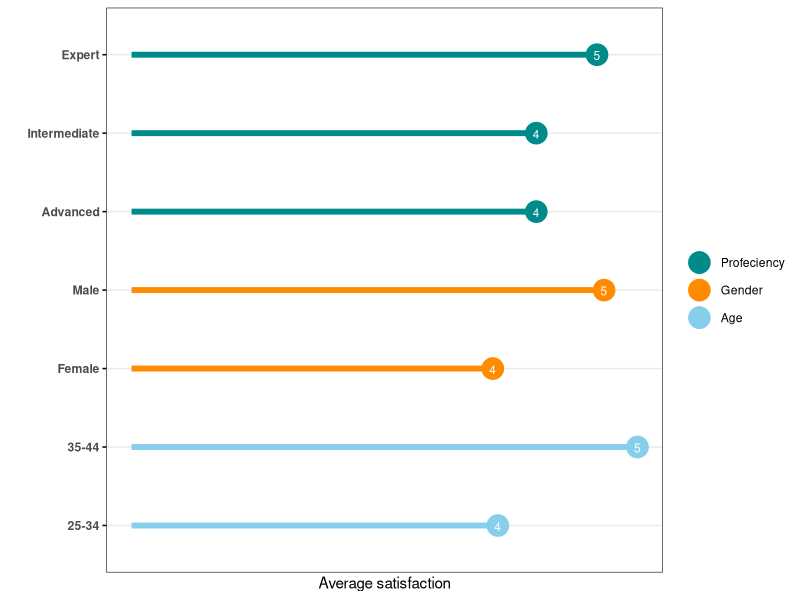
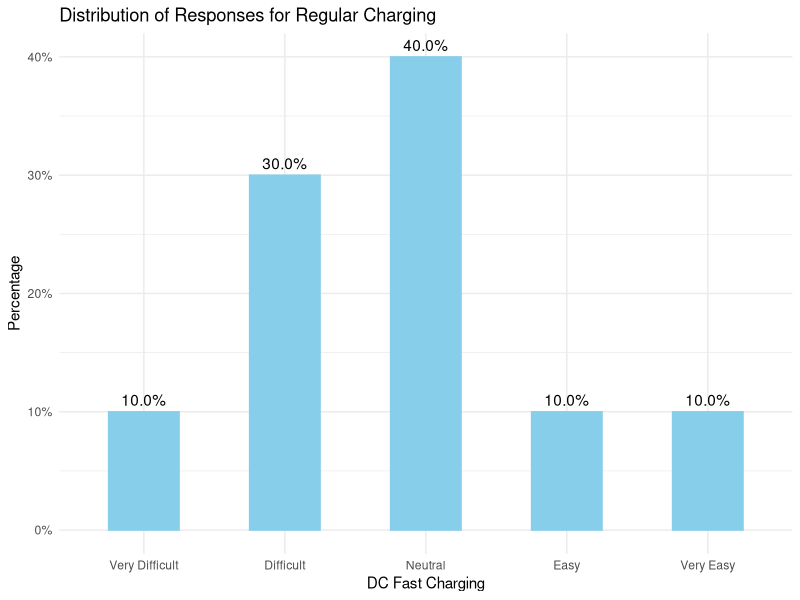
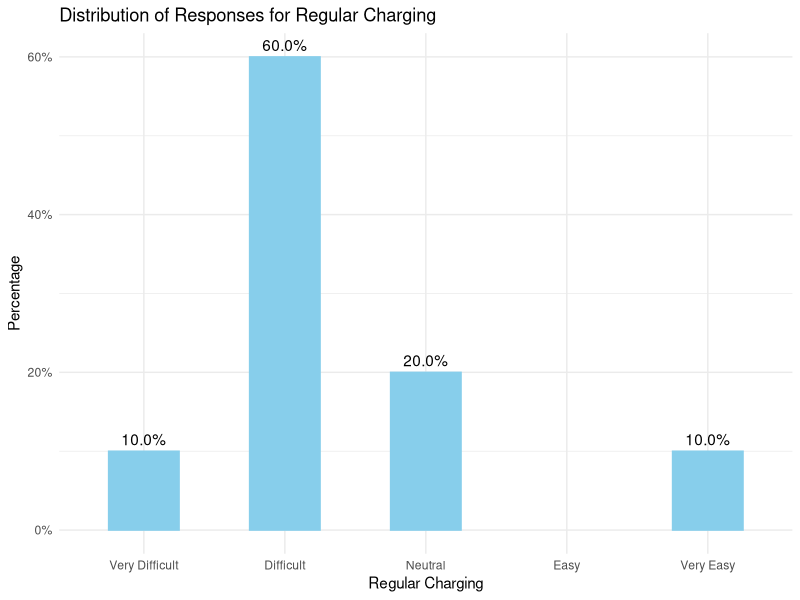
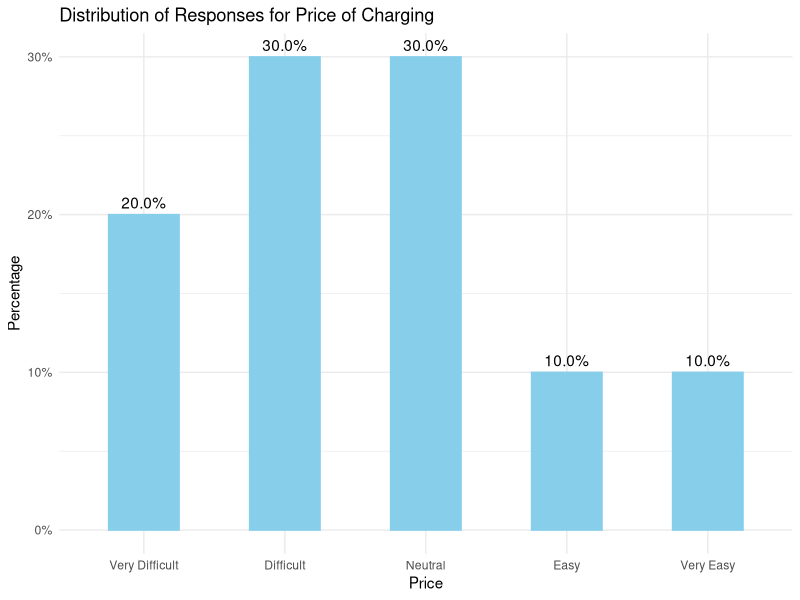
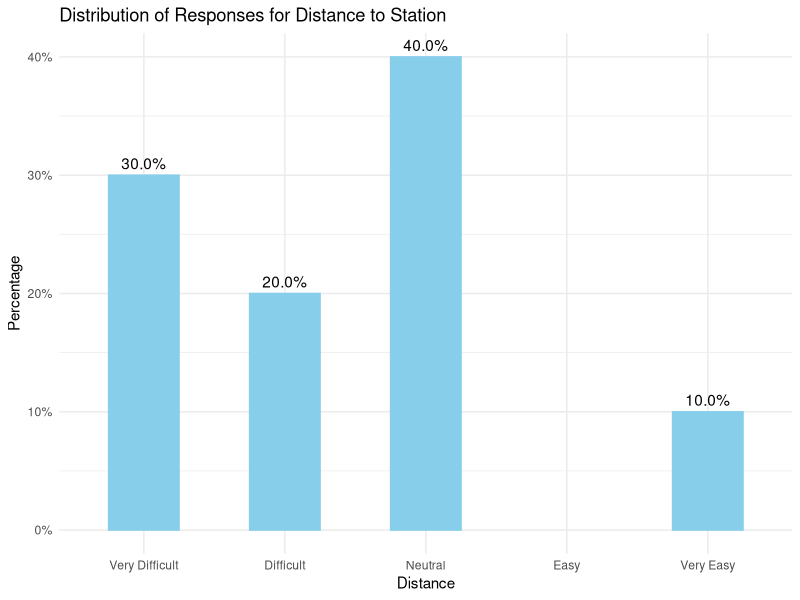
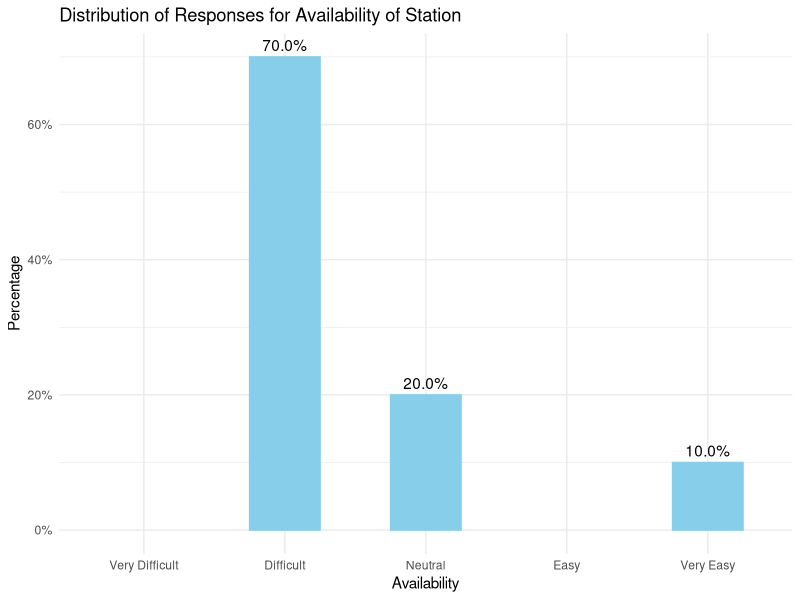
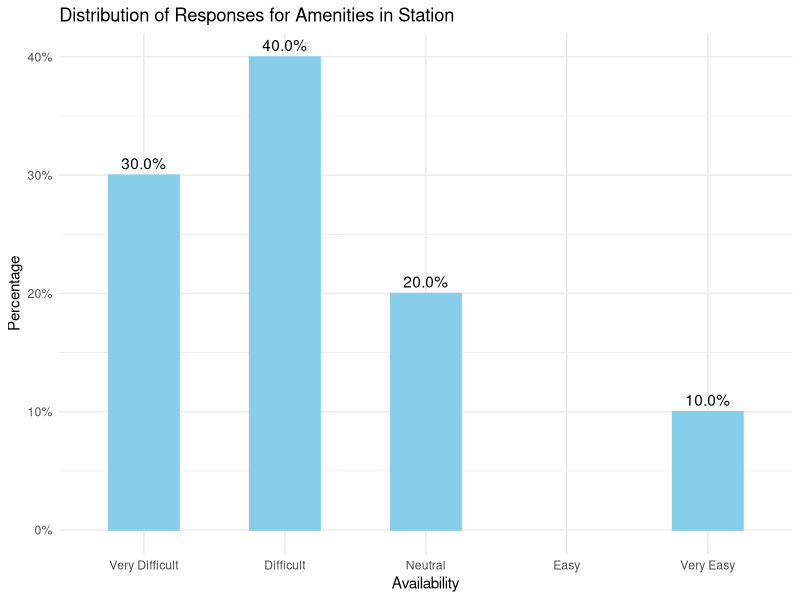
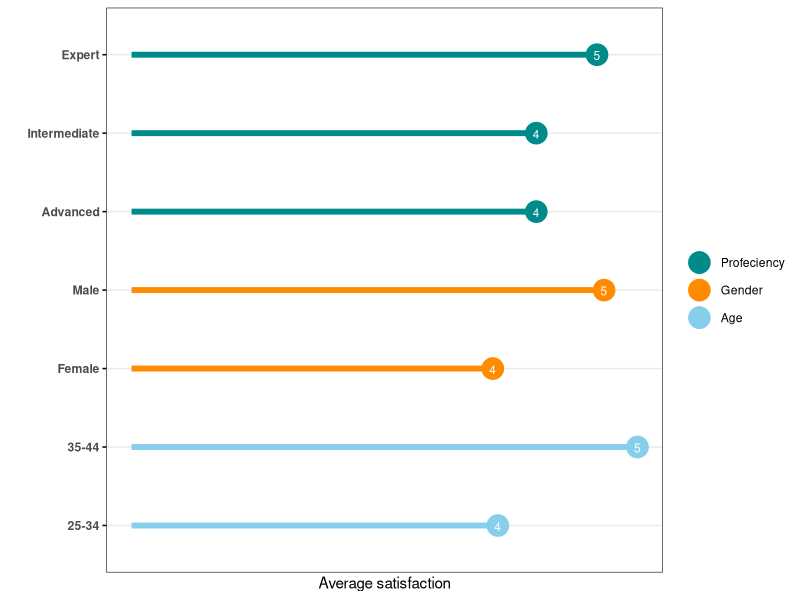

Recreate these plots in R, in order.
## ---- chunk 1
knitr::opts_chunk$set(echo = TRUE)
## ---- chunk 2
library(readr)
library(dplyr)
## ---- chunk 3
EV <- read_csv("EV.csv")
# Remove the first 18 columns
EV <- EV[ , -c(1:18)]
EV <- EV[ , -c(12:17)]
EV <- EV[ , -c(14:16)]

## ---- chunk 4
colnames(EV) <- c("Age", "Gender", "Smartphone_Prof", "Location_Privacy", "Filters_Comb", "DC_Fast_Charging", "Regular_Charging", "Price", "Distance", "Availability", "Amenities", "Satisfaction", "Recome")
# Remove rows that have empty values
EV <- EV[-c(1, 2, 4, 5), ]
write.csv(EV, "Cleaned_EV_Data.csv", row.names = FALSE)
#View(EV)
## ---- chunk 5

# Convert other categorical variables to factors 
EV$Gender <- as.factor(EV$Gender)
EV$Smartphone_Prof <- as.factor(EV$Smartphone_Prof)

# Define a function to convert Likert scale responses to numeric
convert_likert_to_numeric <- function(x) {
  factor(x, levels = c("Very Easy", "Easy", "Neutral", "Difficult", "Very Difficult"))
}

# Apply this function to each Likert scale column
EV$DC_Fast_Charging <- as.numeric(convert_likert_to_numeric(EV$DC_Fast_Charging))
EV$Regular_Charging <- as.numeric(convert_likert_to_numeric(EV$Regular_Charging))
EV$Price <- as.numeric(convert_likert_to_numeric(EV$Price))
EV$Distance <- as.numeric(convert_likert_to_numeric(EV$Distance))
EV$Availability <- as.numeric(convert_likert_to_numeric(EV$Availability))
EV$Amenities <- as.numeric(convert_likert_to_numeric(EV$Amenities))

# Create a mapping from categorical to numeric
# satisfaction_levels <- c("Extremely dissatisfied", "Somewhat dissatisfied", "Neutral", "Somewhat satisfied", "Extremely satisfied")
# satisfaction_mapping <- setNames(seq_along(satisfaction_levels), satisfaction_levels)

# Apply the mapping to the Satisfaction column
# EV$Satisfaction <- satisfaction_mapping[EV$Satisfaction]


## ---- chunk 6
library(ggplot2)
library(scales)  # For percent_format()

EV$DC_Fast_Charging <- factor(EV$DC_Fast_Charging, 
                              levels = 1:5,
                              labels = c("Very Difficult", "Difficult", "Neutral", "Easy", "Very Easy"))

# If you have NA values, you'll want to remove them or replace them before plotting
EV <- EV[!is.na(EV$DC_Fast_Charging), ]

# Now, create your bar plot

DC<-ggplot(EV, aes(x=DC_Fast_Charging, y=..count../sum(..count..))) +
  geom_bar(aes(fill = "skyblue"), color="skyblue", width = 0.5) +
  scale_fill_identity() +
  scale_y_continuous(labels = scales::percent_format(accuracy = 1)) +
  scale_x_discrete(drop = FALSE) +  # Ensure all levels are included
  geom_text(aes(label=sprintf("%.1f%%", ..count../sum(..count..)*100)),
            stat='count', vjust=-0.5, position=position_dodge(width=0.5)) +
  xlab("DC Fast Charging") +
  ylab("Percentage") +
  ggtitle("Distribution of Responses for Regular Charging") +
  theme_minimal()
ggsave("DC.png", plot = DC, dpi = 300, width = 12, height = 8, units = "in")


## ---- chunk 7

EV$Regular_Charging <- factor(EV$Regular_Charging, 
                              levels = 1:5,
                              labels = c("Very Difficult", "Difficult", "Neutral", "Easy", "Very Easy"))

# If you have NA values, you'll want to remove them or replace them before plotting
EV <- EV[!is.na(EV$Regular_Charging), ]

# Now, create your bar plot
Regular<-ggplot(EV, aes(x=Regular_Charging, y=..count../sum(..count..))) +
  geom_bar(aes(fill = "skyblue"), color="skyblue", width = 0.5) +
  scale_fill_identity() +
  scale_y_continuous(labels = scales::percent_format(accuracy = 1)) +
  scale_x_discrete(drop = FALSE) +  # Ensure all levels are included
  geom_text(aes(label=sprintf("%.1f%%", ..count../sum(..count..)*100)),
            stat='count', vjust=-0.5, position=position_dodge(width=0.5)) +
  xlab("Regular Charging") +
  ylab("Percentage") +
  ggtitle("Distribution of Responses for Regular Charging") +
  theme_minimal()
ggsave("Regular.png", plot = Regular, dpi = 300, width = 12, height = 8, units = "in")

## ---- chunk 8
EV$Price <- factor(EV$Price, 
                              levels = 1:5,
                              labels = c("Very Difficult", "Difficult", "Neutral", "Easy", "Very Easy"))

# If you have NA values, you'll want to remove them or replace them before plotting
EV <- EV[!is.na(EV$Price), ]

# Now, create your bar plot
price<-ggplot(EV, aes(x=Price, y=..count../sum(..count..))) +
  geom_bar(aes(fill = "skyblue"), color="skyblue", width = 0.5) +
  scale_fill_identity() +
  scale_y_continuous(labels = scales::percent_format(accuracy = 1)) +
  scale_x_discrete(drop = FALSE) +  # Ensure all levels are included
  geom_text(aes(label=sprintf("%.1f%%", ..count../sum(..count..)*100)),
            stat='count', vjust=-0.5, position=position_dodge(width=0.5)) +
  xlab("Price") +
  ylab("Percentage") +
  ggtitle("Distribution of Responses for Price of Charging") +
  theme_minimal()
ggsave("price.png", plot = price, dpi = 300, width = 12, height = 8, units = "in")

## ---- chunk 9
EV$Distance <- factor(EV$Distance, 
                              levels = 1:5,
                              labels = c("Very Difficult", "Difficult", "Neutral", "Easy", "Very Easy"))

# If you have NA values, you'll want to remove them or replace them before plotting
EV <- EV[!is.na(EV$Distance), ]

# Now, create your bar plot
distance<-ggplot(EV, aes(x=Distance, y=..count../sum(..count..))) +
  geom_bar(aes(fill = "skyblue"), color="skyblue", width = 0.5) +
  scale_fill_identity() +
  scale_y_continuous(labels = scales::percent_format(accuracy = 1)) +
  scale_x_discrete(drop = FALSE) +  # Ensure all levels are included
  geom_text(aes(label=sprintf("%.1f%%", ..count../sum(..count..)*100)),
            stat='count', vjust=-0.5, position=position_dodge(width=0.5)) +
  xlab("Distance") +
  ylab("Percentage") +
  ggtitle("Distribution of Responses for Distance to Station") +
  theme_minimal()
ggsave("distance.png", plot = distance, dpi = 300, width = 12, height = 8, units = "in")


## ---- chunk 10
EV$Availability <- factor(EV$Availability, 
                              levels = 1:5,
                              labels = c("Very Difficult", "Difficult", "Neutral", "Easy", "Very Easy"))

# If you have NA values, you'll want to remove them or replace them before plotting
EV <- EV[!is.na(EV$Availability), ]

# Now, create your bar plot
availability<-ggplot(EV, aes(x=Availability, y=..count../sum(..count..))) +
  geom_bar(aes(fill = "skyblue"), color="skyblue", width = 0.5) +
  scale_fill_identity() +
  scale_y_continuous(labels = scales::percent_format(accuracy = 1)) +
  scale_x_discrete(drop = FALSE) +  # Ensure all levels are included
  geom_text(aes(label=sprintf("%.1f%%", ..count../sum(..count..)*100)),
            stat='count', vjust=-0.5, position=position_dodge(width=0.5)) +
  xlab("Availability") +
  ylab("Percentage") +
  ggtitle("Distribution of Responses for Availability of Station") +
  theme_minimal()
ggsave("availability.png", plot = availability, dpi = 300, width = 12, height = 8, units = "in")

## ---- chunk 11

EV$Amenities <- factor(EV$Amenities, 
                              levels = 1:5,
                              labels = c("Very Difficult", "Difficult", "Neutral", "Easy", "Very Easy"))

# If you have NA values, you'll want to remove them or replace them before plotting
EV <- EV[!is.na(EV$Amenities), ]

# Now, create your bar plot
amenity<-ggplot(EV, aes(x=Amenities, y=..count../sum(..count..))) +
  geom_bar(aes(fill = "skyblue"), color="skyblue", width = 0.5) +
  scale_fill_identity() +
  scale_y_continuous(labels = scales::percent_format(accuracy = 1)) +
  scale_x_discrete(drop = FALSE) +  # Ensure all levels are included
  geom_text(aes(label=sprintf("%.1f%%", ..count../sum(..count..)*100)),
            stat='count', vjust=-0.5, position=position_dodge(width=0.5)) +
  xlab("Availability") +
  ylab("Percentage") +
  ggtitle("Distribution of Responses for Amenities in Station") +
  theme_minimal()
ggsave("amenity.png", plot = amenity, dpi = 300, width = 12, height = 8, units = "in")

## ---- chunk 12
# # Fit a linear regression model
# model <- lm(Satisfaction ~  DC_Fast_Charging+Regular_Charging+Price+Distance+Availability+Amenities+Age+Gender, data = EV) 
# # Summarize the model
# summary(model)
## ---- chunk 13
age <- chisq.test(EV$Satisfaction, EV$Age)
print(age)
gender <- chisq.test(EV$Satisfaction, EV$Gender)
print(gender)
Smartphone_Prof <- chisq.test(EV$Satisfaction, EV$Smartphone_Prof)
print(Smartphone_Prof)
price <- chisq.test(EV$Satisfaction, EV$Price)
print(price)
amenity <- chisq.test(EV$Satisfaction, EV$Amenities)
print(amenity)
availability <- chisq.test(EV$Satisfaction, EV$Availability)
print(availability)
distance <- chisq.test(EV$Satisfaction, EV$Distance)
print(distance)
Regular_Charging <- chisq.test(EV$Satisfaction, EV$Regular_Charging)
print(Regular_Charging)
DC<- chisq.test(EV$Satisfaction, EV$DC_Fast_Charging)
print(DC)
recom<- chisq.test(EV$Recome, EV$Satisfaction)
print(recom)

## ---- chunk 14
contingency_table<-table(EV$Recome, EV$Satisfaction)
# Significance level
sig <- 0.05
#companions
chisq.test(contingency_table, correct=FALSE)$stdres
sigAdj <- sig/(nrow(contingency_table)*ncol (contingency_table))
qnorm(sigAdj/2)

## ---- chunk 15
table(EV$Age)/10
table(EV$Gender)/10
table(EV$Smartphone_Prof)/10

## ---- chunk 16

library(ggpubr)
library(dplyr)
df <- data.frame(
  category = c(rep("Age",2),rep("Gender",2), rep("Profeciency",3)),
  #Measures = c("Female", "Male", "Advanced", "SCR", "RSP", "GSR", "ECG", "Other", "Speed", "Speed Variability","Lane Deviation", "Lateral Position", "Collision","Acceleration","Traffic Rules", "Likert Like", "Stress Questionnaire", "Anger Questionnaie"),
  Measures = c("25-34", "35-44","Female", "Male", "Advanced", "Expert", "Intermediate"),
   Average_Satisfaction = c(3.62,5,3.57,4.67,4,4.6,4)
)
df$category <- factor(df$category, levels = c("Age", "Gender", "Profeciency"))
ggdotchart(df, x = "Measures", y = "Average_Satisfaction",
           color = "category",  
           palette = c("skyblue", "darkorange", "darkcyan"), 
           sorting = "descending",                       
           add = "segments", 
           add.params = list(color = "category", size = 2),
           rotate = TRUE,                                
           group = "category",                               
           dot.size = 7,                                
           label = round(df$Average_Satisfaction), 
           font.label = list(color = "white", size = 9, 
                             vjust = 0.6), 
           ggtheme = theme_bw()+theme(axis.text.x = element_text(face = "bold",size=10)))+
  scale_y_continuous(breaks = NULL)+xlab("")+ylab("Average satisfaction")+labs(color = NULL)+ theme(axis.text.y = element_text(face = "bold"), 
  axis.text.x = element_text(face = "bold"))+ guides(color = guide_legend(reverse = TRUE))

ggsave("Lollipop.png", dpi = 400, width = 6, height = 4, units = "in")
